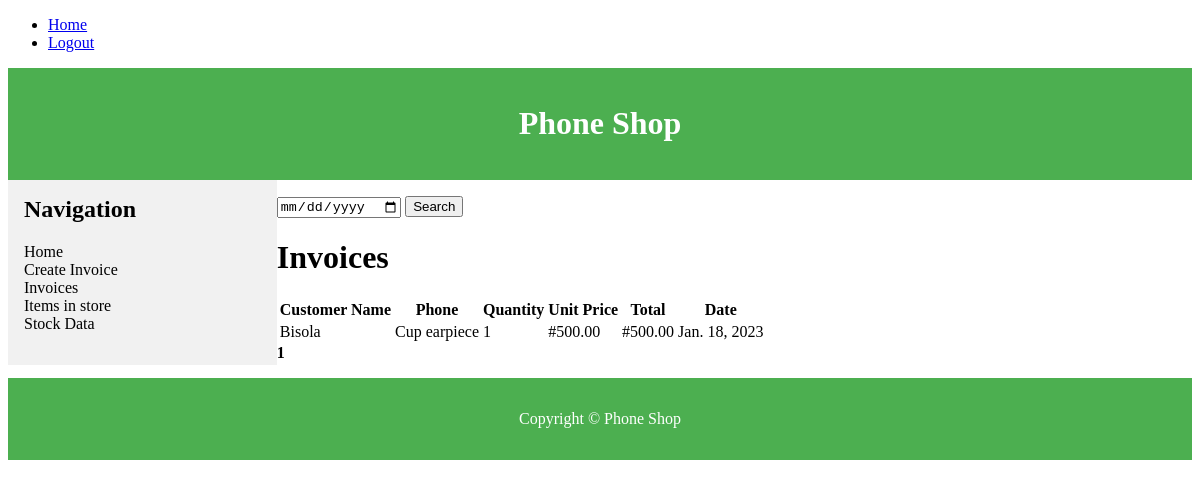
Screenshot of /invoice_list (signed in) with the database file from the repository.
### phonestore/models.py (models this page shows, shortened)
class Invoice(models.Model):
    customer_name = models.CharField(max_length=255)
    customer_address = models.TextField()
    date = models.DateField()
    phone = models.ForeignKey(Phone, on_delete=models.CASCADE)
    quantity = models.IntegerField()

class Phone(models.Model):
    name = models.CharField(max_length=255)
    price = models.DecimalField(max_digits=10, decimal_places=2)
    stock = models.IntegerField()
    description = models.TextField()

### phonestore/views.py (the view)
# urls.py: path('invoice_list', views.invoice_list, name='invoice_list'),
@login_required
def invoice_list(request):
    if request.method == 'POST':
        date = request.POST["date"]
        invoices = Invoice.objects.filter(date=date)
    else:
        invoices = Invoice.objects.all()
    for invoice in invoices:
        invoice.price = invoice.quantity * invoice.phone.price
    paginator = Paginator(invoices, 10)
    page = request.GET.get('page')
    try:
        invoices = paginator.page(page)
    except PageNotAnInteger:
        invoices = paginator.page(1)
    except EmptyPage:
        invoices = paginator.page(paginator.num_pages)
    return render(request, 'invoice_list.html', {'invoices': invoices})

### phonestore/templates/invoice_list.html (shortened to what this page needs)
{% extends 'base.html' %}
{% block content %}
<div>
  <div>
    <form method="POST">
        <input type="date" name="date" placeholder="Search by date " >
        <input type="submit" value="Search">
    </form>
</div>
    <h1>Invoices</h1>
    <table>
      <tr>
        <th>Customer Name</th>
        <th>Phone</th>
        <th>Quantity</th>
        <th>Unit Price</th>
        <th>Total</th>
        <th>Date</th>
      </tr>
      {% for invoice in invoices %}
        <tr>
          <td>{{ invoice.customer_name }}</td>
          <td>{{ invoice.phone.name }}</td>
          <td>{{ invoice.quantity }}</td>
          <td>#{{ invoice.phone.price }}</td>
          <td>#{{ invoice.price }}</td>
          <td>{{ invoice.date }}</td>
        </tr>
      {% endfor %}
    </table>
</div>
{% for num in invoices.paginator.page_range %}
  {% if invoices.number == num %}
    <strong>{{ num }}</strong>
  {% else %}
    <a href="?page={{ num }}">{{ num }}</a>
  {% endif %}
{% endfor %}
{% endblock %}

### rows the page displays
Invoice: customer_name "Bisola", phone.name "Cup earpiece", quantity "1", phone.price "500.00", price "500.00", date "Jan. 18, 2023"

### other values shown
{{ num }} "1"
